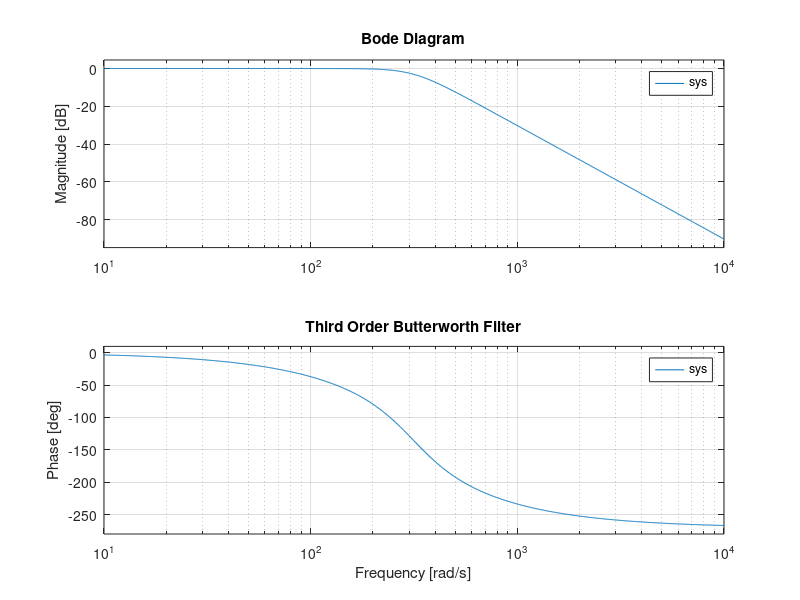

The MATLAB script that drew this image:
%% Feedback Prelab Week 2
% Matthew Avallone

%2d

sys = tf(1,[3.23e-8,2.03e-5,6.37e-3,1]);
bode(sys);
title('Third Order Butterworth Filter')